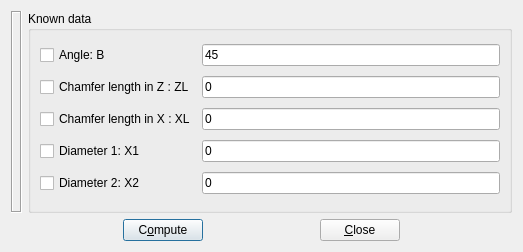
<?xml version="1.0" encoding="UTF-8"?>
<ui version="4.0">
 <class>ChamferDialog</class>
 <widget class="QDialog" name="ChamferDialog">
  <property name="geometry">
   <rect>
    <x>0</x>
    <y>0</y>
    <width>523</width>
    <height>252</height>
   </rect>
  </property>
  <property name="windowTitle">
   <string>Dialog</string>
  </property>
  <layout class="QVBoxLayout" name="verticalLayout">
   <item>
    <layout class="QHBoxLayout" name="horizontalLayout_3">
     <item>
      <widget class="QLabel" name="label">
       <property name="frameShape">
        <enum>QFrame::Box</enum>
       </property>
       <property name="frameShadow">
        <enum>QFrame::Sunken</enum>
       </property>
       <property name="text">
        <string/>
       </property>
       <property name="pixmap">
        <pixmap resource="application.qrc">:/images/chamfer_big.png</pixmap>
       </property>
      </widget>
     </item>
     <item>
      <widget class="QGroupBox" name="groupBox">
       <property name="title">
        <string>Known data</string>
       </property>
       <layout class="QHBoxLayout" name="horizontalLayout_2">
        <item>
         <layout class="QGridLayout" name="gridLayout">
          <item row="0" column="0">
           <widget class="QCheckBox" name="angCheckBox">
            <property name="text">
             <string>Angle: B</string>
            </property>
           </widget>
          </item>
          <item row="4" column="0">
           <widget class="QCheckBox" name="xdCheckBox">
            <property name="text">
             <string>Diameter 2: X2</string>
            </property>
           </widget>
          </item>
          <item row="3" column="0">
           <widget class="QCheckBox" name="xoCheckBox">
            <property name="text">
             <string>Diameter 1: X1</string>
            </property>
           </widget>
          </item>
          <item row="2" column="0">
           <widget class="QCheckBox" name="dlCheckBox">
            <property name="text">
             <string>Chamfer length in X : XL</string>
            </property>
           </widget>
          </item>
          <item row="1" column="0">
           <widget class="QCheckBox" name="zlCheckBox">
            <property name="text">
             <string>Chamfer length in Z : ZL</string>
            </property>
           </widget>
          </item>
          <item row="0" column="1">
           <widget class="QLineEdit" name="angInput">
            <property name="text">
             <string>45</string>
            </property>
            <property name="maxLength">
             <number>6</number>
            </property>
           </widget>
          </item>
          <item row="1" column="1">
           <widget class="QLineEdit" name="zlInput">
            <property name="text">
             <string>0</string>
            </property>
            <property name="maxLength">
             <number>7</number>
            </property>
           </widget>
          </item>
          <item row="2" column="1">
           <widget class="QLineEdit" name="dlInput">
            <property name="text">
             <string>0</string>
            </property>
            <property name="maxLength">
             <number>7</number>
            </property>
           </widget>
          </item>
          <item row="4" column="1">
           <widget class="QLineEdit" name="xdInput">
            <property name="text">
             <string>0</string>
            </property>
            <property name="maxLength">
             <number>8</number>
            </property>
           </widget>
          </item>
          <item row="3" column="1">
           <widget class="QLineEdit" name="xoInput">
            <property name="text">
             <string>0</string>
            </property>
            <property name="maxLength">
             <number>8</number>
            </property>
           </widget>
          </item>
         </layout>
        </item>
       </layout>
      </widget>
     </item>
    </layout>
   </item>
   <item>
    <layout class="QHBoxLayout" name="horizontalLayout">
     <item>
      <spacer name="horizontalSpacer">
       <property name="orientation">
        <enum>Qt::Horizontal</enum>
       </property>
       <property name="sizeHint" stdset="0">
        <size>
         <width>40</width>
         <height>20</height>
        </size>
       </property>
      </spacer>
     </item>
     <item>
      <widget class="QPushButton" name="computeButton">
       <property name="text">
        <string>C&amp;ompute</string>
       </property>
       <property name="icon">
        <iconset resource="application.qrc">
         <normaloff>:/images/funct.png</normaloff>:/images/funct.png</iconset>
       </property>
       <property name="default">
        <bool>true</bool>
       </property>
      </widget>
     </item>
     <item>
      <spacer name="horizontalSpacer_2">
       <property name="orientation">
        <enum>Qt::Horizontal</enum>
       </property>
       <property name="sizeHint" stdset="0">
        <size>
         <width>40</width>
         <height>20</height>
        </size>
       </property>
      </spacer>
     </item>
     <item>
      <widget class="QPushButton" name="closeButton">
       <property name="text">
        <string>&amp;Close</string>
       </property>
       <property name="icon">
        <iconset resource="application.qrc">
         <normaloff>:/images/window-close.png</normaloff>:/images/window-close.png</iconset>
       </property>
       <property name="autoDefault">
        <bool>false</bool>
       </property>
      </widget>
     </item>
     <item>
      <spacer name="horizontalSpacer_3">
       <property name="orientation">
        <enum>Qt::Horizontal</enum>
       </property>
       <property name="sizeHint" stdset="0">
        <size>
         <width>40</width>
         <height>20</height>
        </size>
       </property>
      </spacer>
     </item>
    </layout>
   </item>
  </layout>
 </widget>
 <resources>
  <include location="../src-common/application.qrc"/>
 </resources>
 <connections/>
</ui>
